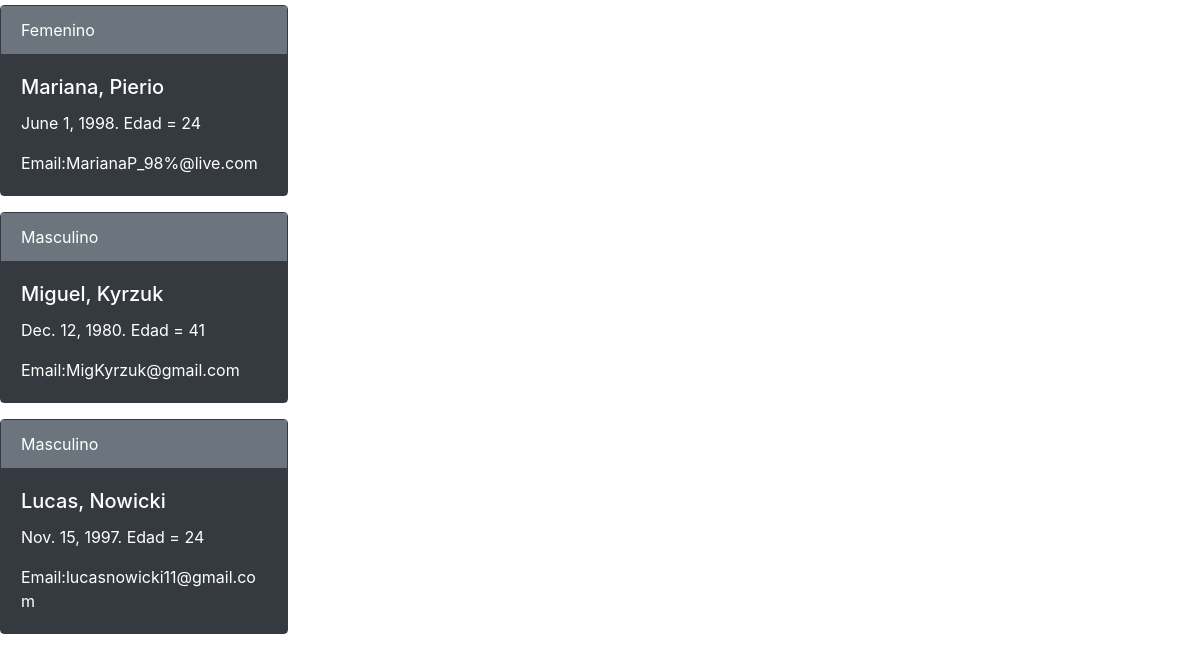
/clientes/ (lower part), run on an earlier commit of the app's database.
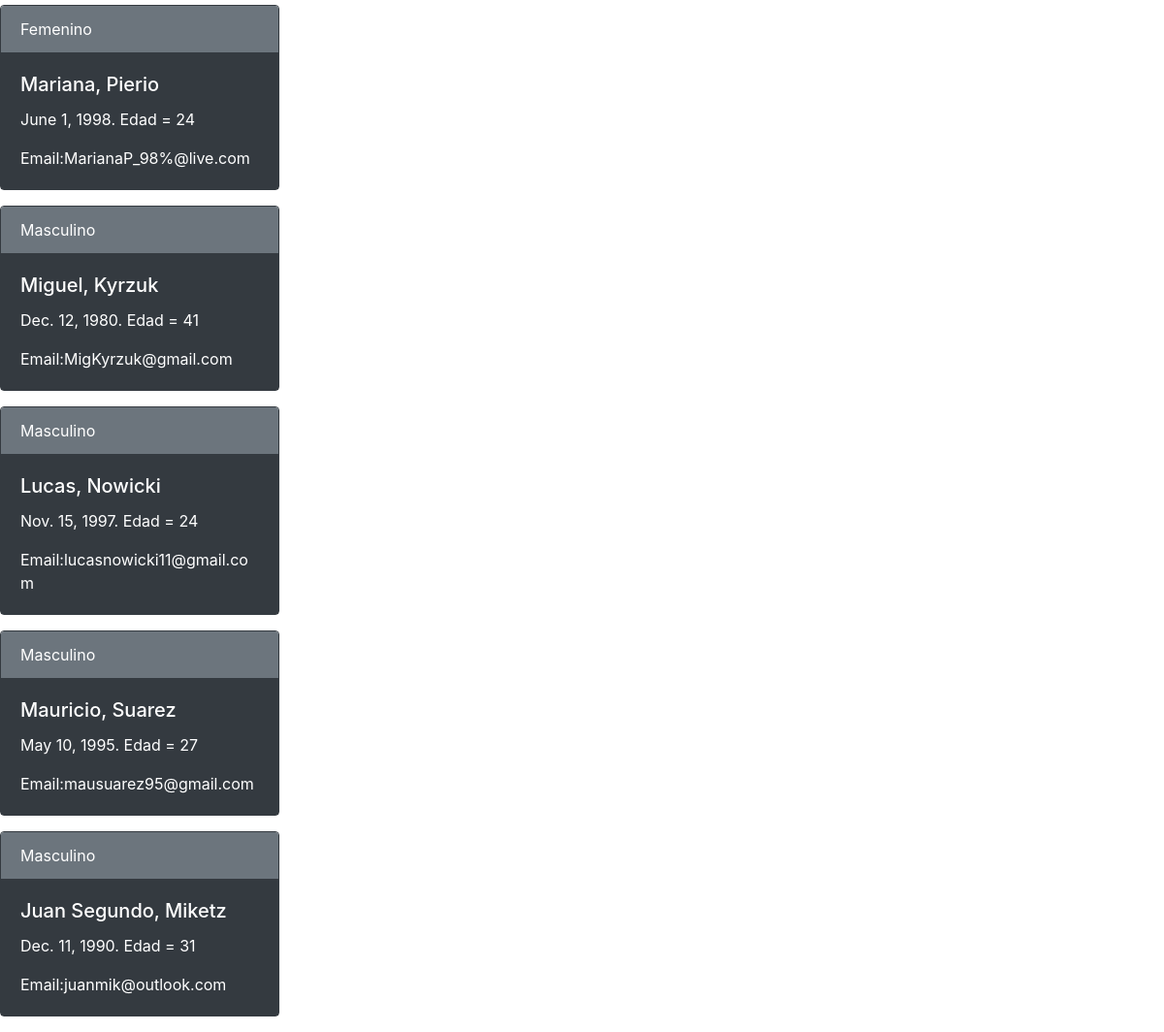
And on a later commit of the database.
### app_nutricion/models.py (models this page shows)
class Clientes(models.Model):
    name = models.CharField(max_length=30)
    last_name = models.CharField(max_length=40)
    birth_date = models.DateField()
    age = models.IntegerField()
    sexo = models.CharField(max_length=20)
    email = models.EmailField(max_length=100)
    class Meta:
        verbose_name = 'Cliente'
        verbose_name_plural = 'Clientes'

### app_nutricion/views.py (the view)
# urls.py: path('',listar_clientes, name='lista_clientes'),
def listar_clientes(request):
    lista_clientes = Clientes.objects.all()
    context = {'lista_clientes': lista_clientes}
    return render(request, 'lista_clientes.html', context=context)

### templates/lista_clientes.html (shortened to what this page needs)
{% extends 'base.html' %}
{% block contenido %}
{% for cliente in lista_clientes %}
    <div class="card text-dark border-dark mb-3" style="max-width: 18rem;">
        <div class="card-header text-white bg-secondary border-dark">{{cliente.sexo}}</div>
        <div class="card-body text-white bg-dark border-dark">
        <h5 class="card-title">{{cliente.name}}, {{cliente.last_name}}</h5>
        <p class="card-text">{{cliente.birth_date}}. Edad = {{cliente.age}}</p>
        <p class="card-text">Email:{{cliente.email}} </p>
        </div>
    </div>
{% endfor %}
{% endblock %}

What changed in the data, as far as the page shows it:
added Clientes: sexo "Masculino", name "Mauricio", last_name "Suarez", birth_date "May 10, 1995", age "27", email "mausuarez95@gmail.com"
added Clientes: sexo "Masculino", name "Juan Segundo", last_name "Miketz", birth_date "Dec. 11, 1990", age "31", email "juanmik@outlook.com"
